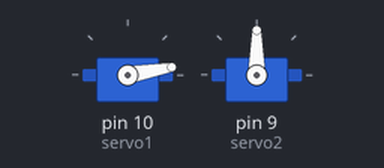
Bench run of a sketch on a simulated Arduino Uno, built with avr-gcc and run on an emulated ATmega328P. On the bench: 2 × servo.

Above: at 0.05 s.
At 2.5 s:
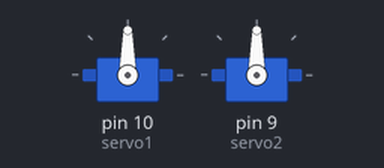
At 5.0 s:
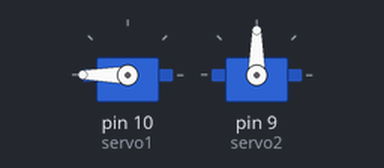
At 10.0 s:
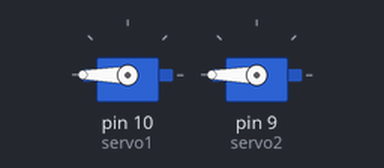
Timing chart, 0 to 13.0 s (numbered marks = the images above):
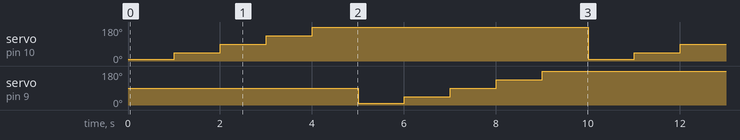

Measured:
- by itself, servo on pin 10 (servo1): repeats every 10.0 s: 90° 1.0 s, 135° 1.0 s, 180° 6.0 s, 10° 1.0 s, 45° 1.0 s
- by itself, servo on pin 9 (servo2): repeats every 10.0 s: 45° 1.0 s, 90° 1.0 s, 135° 1.0 s, 180° 6.0 s, 10° 1.0 s

The sketch:

multiples_servos.ino
```cpp
#include <Servo.h>
Servo servo1;
Servo servo2;
Servo servo3;
void setup() {
  servo1.attach(10);
  servo2.attach(9);


}

void loop() {
  servo1.write(10);
  delay(1000);
  servo1.write(45);
  delay (1000);
servo1.write(90);
 delay (1000);
 servo1.write(135);
  delay(1000);
  servo1.write (180);
  delay (1000);
  servo2.write(10);
  delay(1000);
  servo2.write(45);
  delay (1000);
servo2.write(90);
 delay (1000);
 servo2.write(135);
  delay(1000);
  servo2.write (180);
  delay (1000);
}
```
